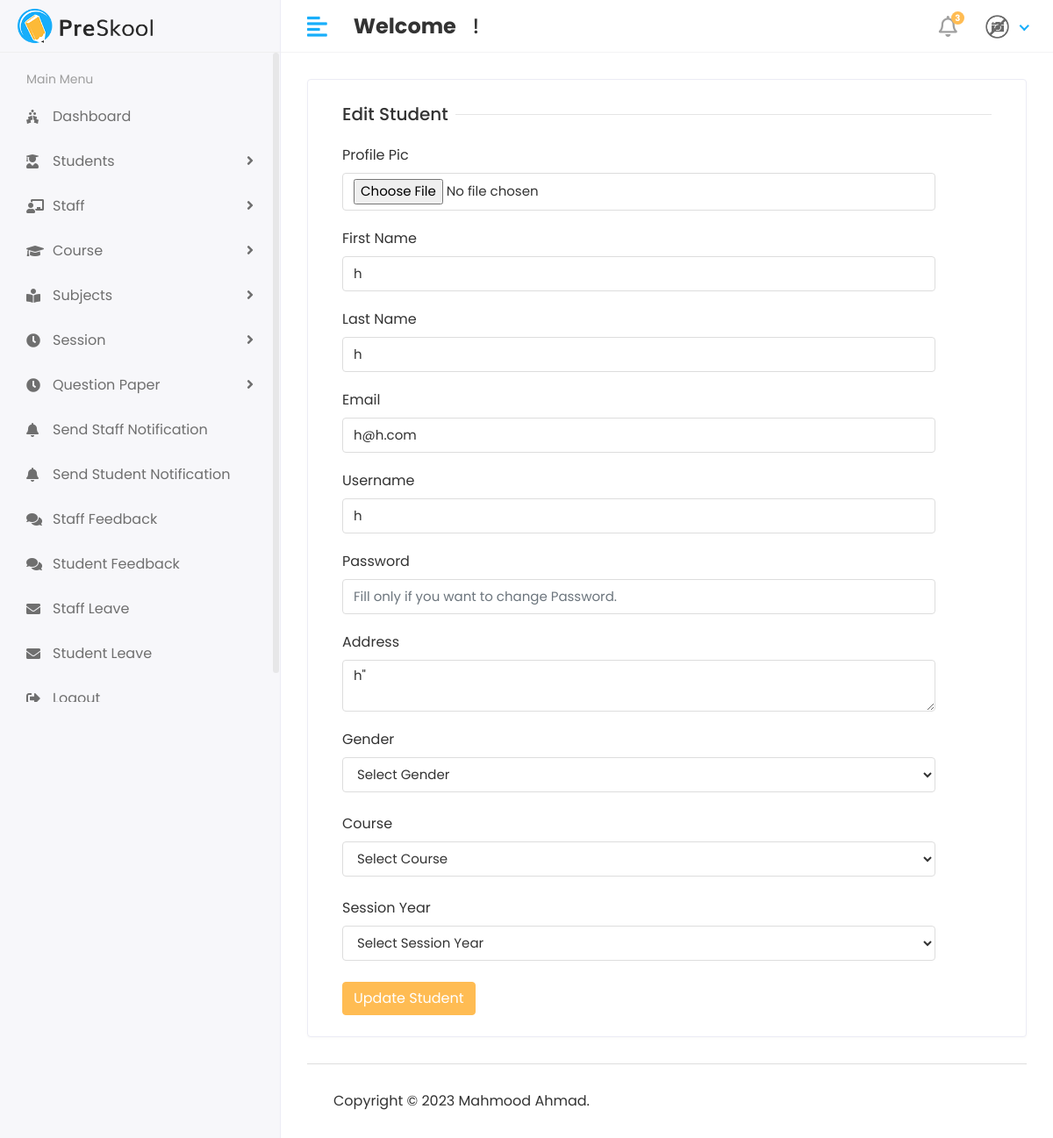
Before: /hod/student/Edit/3 (signed in) with the older database file.
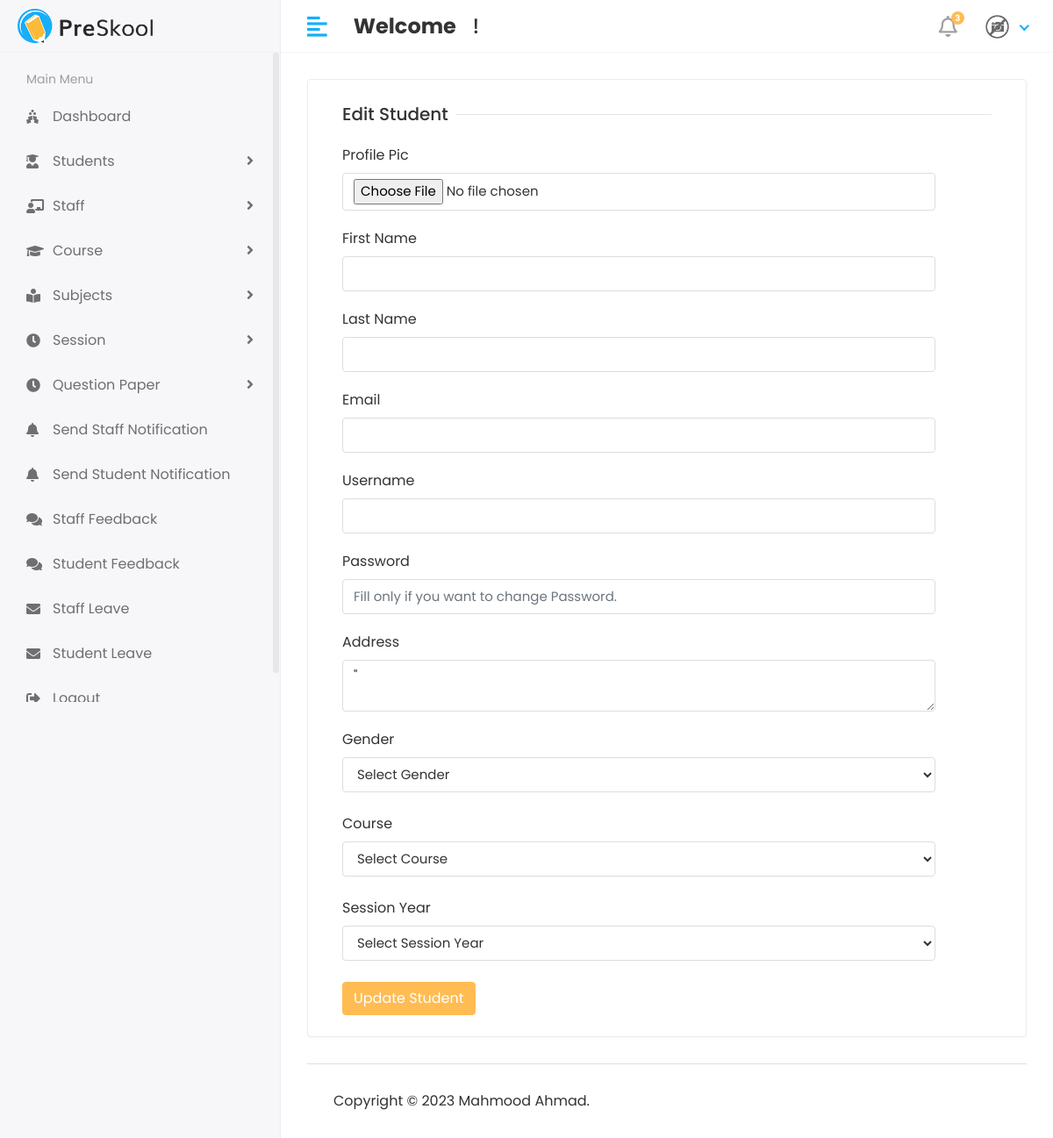
After: the same page with the newer database file.
### app/models.py (models this page shows, shortened)
class Student(models.Model):
    admin = models.OneToOneField(CustomUser, on_delete=models.CASCADE)
    address = models.TextField()
    gender = models.CharField(max_length=100)
    course_id = models.ForeignKey(Course, on_delete=models.DO_NOTHING)
    session_year_id = models.ForeignKey(Session_Year, on_delete=models.DO_NOTHING)
    created_at = models.DateTimeField(auto_now_add=True)
    updated_at = models.DateTimeField(auto_now=True)

class CustomUser(AbstractUser):
    USER = (
        (1, 'HOD'),
        (2, 'STAFF'),
        (3, 'STUDENT'),
    )
    user_type = models.CharField(choices=USER, max_length=50, default=1)
    profile_pic = models.ImageField(upload_to='media/profile_pic')

### student_management_system/hod_views.py (the view)
# urls.py: path('hod/student/Edit/<str:id>', hod_views.EDIT_STUDENT, name='edit_student'),
@login_required(login_url='/')
def EDIT_STUDENT(request, id):
    student = Student.objects.filter(id=id)
    course = Course.objects.all()
    session_year = Session_Year.objects.all()
    context = {
        'student': student,
        'course': course,
        'session_year': session_year,
    }
    return render(request, 'hod/edit_student.html', context)

### templates/hod/edit_student.html (shortened to what the changed rows need)
{% extends 'base.html' %}
{% block content %}
  <div class="row">
                  <div class="col-sm-12">
                     <div class="card">
                        <div class="card-body">
                           <form method="post" action="{% url 'update_student' %}" enctype="multipart/form-data">
                                 <div class="col-sm-11">
                                    <div class="form-group">
                                       <label>First Name</label>
                                       <input type="text" class="form-control" name="first_name" value="{% for i in student %}{{i.admin.first_name}}{% endfor %}" >
                                    </div>
                                 </div>
                                 <div class="col-sm-11">
                                    <div class="form-group">
                                       <label>Last Name</label>
                                       <input type="text" class="form-control" name="last_name" value="{% for i in student %}{{i.admin.last_name}}{% endfor %}" >
                                    </div>
                                 </div>
                               <div class="col-sm-11">
                                    <div class="form-group">
                                       <label>Email</label>
                                       <input type="text" class="form-control" name="email" value="{% for i in student %}{{i.admin.email}}{% endfor %}" >
                                    </div>
                                 </div>
                               <div class="col-sm-11">
                                    <div class="form-group">
                                       <label>Username</label>
                                       <input type="text" class="form-control" name="username" value="{% for i in student %}{{i.admin.username}}{% endfor %}" >
                                    </div>
                                 </div>
                               <div class="col-sm-11">
                                    <div class="form-group">
                                        <label>Address</label>
                                        <textarea class="form-control" name="address" required >{% for i in student %}{{i.address}}{% endfor %}"</textarea>
                                    </div>
                                 </div>
                               <br>
                              <br>
                               <br>
                           </form>
                        </div>
                     </div>
                  </div>
               </div>
{% endblock %}

Changed rows visible on the page:
removed Student: first_name "h", last_name "h", email "h@h.com", username "h", address "h\""
Other visible differences:
form field address: (not shown) → "\""
